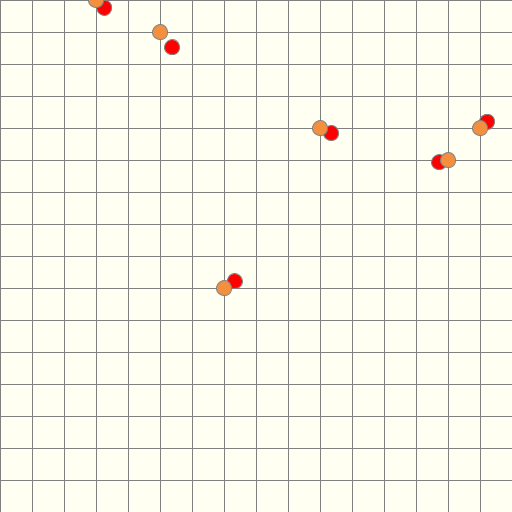
Frame 1 (no input)
Frame 60 (the mouse pressed at the canvas centre just before this capture): identical to frame 1, image omitted
Frame 120 (the mouse held since frame 60 and released just before this capture): identical to frame 1, image omitted

The Processing sketch that drew this single still picture (run headless with seeded random() and noise(); from frame 60 on, the mouse is pressed at the canvas centre):

// Processing sketch: yuuta_contour3_alignment_sharpPoint
// ── yuuta_contour3_alignment_sharpPoint.pde
PVector [] sharpPoint = new PVector[6];
PVector [] sharpPoint2 = new PVector[6];
void setup(){
  size(512,512);
  for(int i=0; i<6; i++){
    sharpPoint[i] = new PVector(random(512), random(512));
  }
  alignment();
}

void alignment(){
  for(int i=0; i<6; i++){
    float x = sharpPoint[i].x, y = sharpPoint[i].y;
    int nearestX=0, nearestY=0;
    for(int xx=0; xx<=16; xx++){
      if(abs(xx*32-x)<abs(nearestX-x)) nearestX = xx*32;
    }
    for(int yy=0; yy<=16; yy++){
      if(abs(yy*32-y)<abs(nearestY-y)) nearestY = yy*32;
    }
    sharpPoint2[i] = new PVector(nearestX, nearestY);
  }
}

void draw(){
  background(#FFFFF2);
  stroke(128);
  noFill();
  for(int i=0; i<16; i++){
    for(int j=0; j<16; j++){
      noFill();
      rect(j*32, i*32, 32, 32); //baseplate grid
    }
  }  
  for(int i=0; i<6; i++){
    fill(255,0,0);
    ellipse(sharpPoint[i].x, sharpPoint[i].y, 15, 15);
  }
  for(int i=0; i<6; i++){
    fill(#F58F40);
    ellipse(sharpPoint2[i].x, sharpPoint2[i].y, 15, 15);    
  }
}
